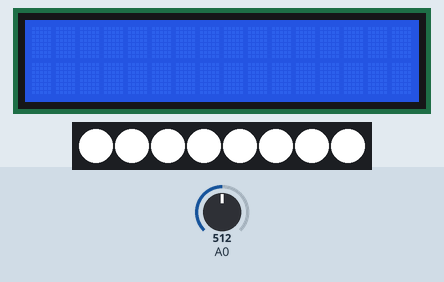
A sketch run on a simulated Arduino Uno, built with avr-gcc and run on an emulated ATmega328P. Shown: 16×2 character LCD, 8 RGB LEDs in strip order, left to right. Inputs (shaded band) come from the test bench; at power-on: A0 = 512. What the sketch prints to the serial monitor is not drawn.

Above: at 1.2 s.
1.3 s: A0 set to 217
4.3 s: A0 set to 182
At 5.7 s:
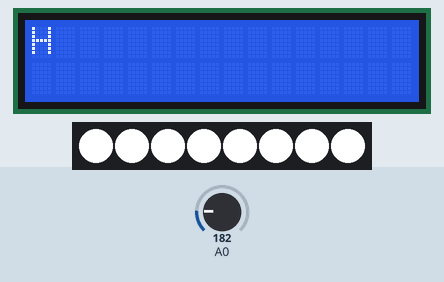
Timing chart, 0 to 7.3 s (numbered marks = the images above; inputs shaded):
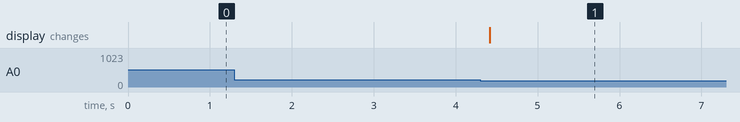

The sketch:

eightBoxPrototype.ino
```cpp
/*
10/28/16
Eight box prototype, one multiplexer

*/

//NeoPixel info:
#include <Adafruit_NeoPixel.h>
#ifdef __AVR__
#include <avr/power.h>
#endif
#define PIN 3 //pin for DIN on NeoPixel
#define NUMPIXELS 8
Adafruit_NeoPixel pixels = Adafruit_NeoPixel(NUMPIXELS, PIN, NEO_GRB + NEO_KHZ800);
//End Neopixel info

//LCD info:
#include <LiquidCrystal.h>
LiquidCrystal lcd(7, 8, 9, 10, 11, 12);
int x = 0;
int y = 0;
//End LCD info

int threshold = 200; //Light level to trigger event
int resetVal = 220; //Light level to return to before triggering next event
                    //Currently broken cuz e light is blue only, should be a higher value
boolean fingerIN = false; //prevent multiple iterations without removing finger

int muxValues[] = {0,0,0,0,0,0,0,0,}; //set 8 values for multiplexer

void setup()
{
    lcd.begin(16, 2); //set up the LCD's number of columns and rows
    pixels.begin(); // Initialize NeoPixel library
    Serial.begin(9600);  //Begin serial communcation

    //4051 digital control pins
    pinMode(4, OUTPUT);    // s0
    pinMode(5, OUTPUT);    // s1
    pinMode(6, OUTPUT);    // s2

}

void readData() //separate function to print to LCD
  {
    if (fingerIN == false) {
      if (muxValues[0] < threshold) {
         lcd.print("H");
         x = x + 1;
         fingerIN = true;
      } else if (muxValues[1] < threshold) {
          lcd.print("!");
          x = x + 1;
          fingerIN = true;
      } else if (muxValues[2] < threshold) {
          lcd.print("l");
          x = x + 1;
          fingerIN = true;
      } else if (muxValues[3] < threshold) {
          lcd.print("b");
          x = x + 1;
          fingerIN = true;
      } else if (muxValues[4] < threshold) {
          lcd.print("e");
          x = x + 1;
          fingerIN = true;
      } else if (muxValues[5] < threshold) {
          lcd.print("a");
          x = x + 1;
          fingerIN = true;
      } else if (muxValues[6] < threshold) {
          lcd.print("r");
          x = x + 1;
          fingerIN = true;
      }else if (muxValues[7] < threshold) {
          lcd.print("n");
          x = x + 1;
          fingerIN = true;
      }
       } else if (fingerIN == true) {
        if (muxValues[0] > resetVal
            && muxValues[1] > resetVal
            && muxValues[2] > resetVal
            && muxValues[3] > resetVal
            && muxValues[4] > resetVal
            && muxValues[5] > resetVal
            && muxValues[6] > resetVal
            && muxValues[7] > resetVal
           ) {
          fingerIN = false;
        } else  {
          fingerIN = true;
        }
      }
  }

void displayData() //separate function to print to serial monitor
  {  //Serial.println(fingerIN);
    for(int i = 0; i < 8; i++) {
      Serial.print("Pin");
      Serial.print(i);
      Serial.print(" = ");
      Serial.println(muxValues[i]);
   }
    Serial.println("====================");
  }


void loop()
{
   //LCD specific coding. Can remove with different output.
   if (x > 15) {
     if (y == 0) {
       x = 0;
       y = 1;
     } else if (y == 1) {
       lcd.clear();
       x = 0;
       y = 0;
     }
   }
   lcd.setCursor(x,y);
   //End of LCD specific.

    for(int i = 0; i < 8; i++) {
      pixels.setPixelColor(i, pixels.Color(255,255,255)); //to make all white
    }
 /* //To make individual colors
    pixels.setPixelColor(0, pixels.Color(255,255,255));
    pixels.setPixelColor(1, pixels.Color(255,255,0));
    pixels.setPixelColor(2, pixels.Color(0,255,255));
    pixels.setPixelColor(3, pixels.Color(255,0,255));
    pixels.setPixelColor(4, pixels.Color(255,255,255));
    pixels.setPixelColor(5, pixels.Color(50,50,255));
    pixels.setPixelColor(6, pixels.Color(255,0,0));
    pixels.setPixelColor(7, pixels.Color(0,255,0)); */
    pixels.show();

     //Read Value of 4051 analog-in 0 by setting the values of s0,s1 and s2
    digitalWrite(4, LOW);
    digitalWrite(5, LOW);
    digitalWrite(6, LOW);
    muxValues[0] = analogRead(0); // read input pin, store in muxValues

    //repeat to read other pins (in this case analog in 1)
    digitalWrite(4, HIGH);
    digitalWrite(5, LOW);
    digitalWrite(6, LOW);
    muxValues[1] = analogRead(0); // read input pin, store in muxValues

    //Analog 2
    digitalWrite(4, LOW);
    digitalWrite(5, HIGH);
    digitalWrite(6, LOW);
    muxValues[2] = analogRead(0); // read input pin, store in muxValues

    //Analog 3
    digitalWrite(4, HIGH);
    digitalWrite(5, HIGH);
    digitalWrite(6, LOW);
    muxValues[3] = analogRead(0); // read input pin, store in muxValues

    //Analog 4
    digitalWrite(4, LOW);
    digitalWrite(5, LOW);
    digitalWrite(6, HIGH);
    muxValues[4] = analogRead(0); // read input pin, store in muxValues

    //Analog 5
    digitalWrite(4, HIGH);
    digitalWrite(5, LOW);
    digitalWrite(6, HIGH);
    muxValues[5] = analogRead(0); // read input pin, store in muxValues

    //Analog 6
    digitalWrite(4, LOW);
    digitalWrite(5, HIGH);
    digitalWrite(6, HIGH);
    muxValues[6] = analogRead(0); // read input pin, store in muxValues

    //Analog 7
    digitalWrite(4, HIGH);
    digitalWrite(5, HIGH);
    digitalWrite(6, HIGH);
    muxValues[7] = analogRead(0); // read input pin, store in muxValues

   readData();
   displayData();

   //delay(1000); //slow down serial monitor
}
```

Measured:
- the behaviour switches between 200 and 199 on A0 (found by bisection; images 0 and 1)
- after the input at 1.3 s, every drawn part: stays the same
- after the input at 4.3 s, the display: changes after 0.12 s (image 1)
